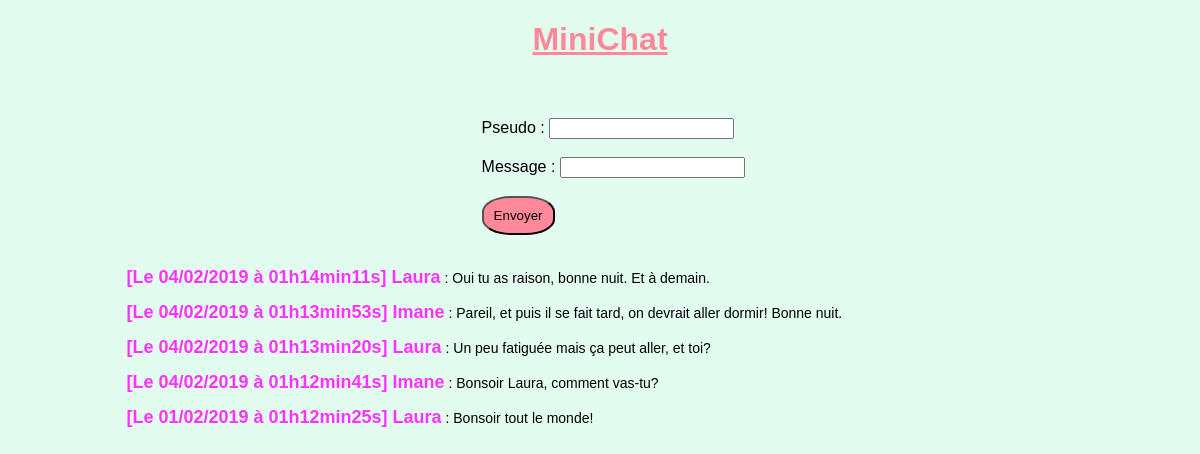
The app's page /tp2_minichat/minichat.php with its own data.
### tables this page shows
CREATE TABLE IF NOT EXISTS `minichat` (
  `ID` int(11) NOT NULL AUTO_INCREMENT,
  `pseudo` varchar(255) NOT NULL,
  `message` varchar(255) NOT NULL,
  `date_creation` datetime NOT NULL,
  PRIMARY KEY (`ID`)
);

### tp2_minichat/minichat.php (the view, shortened to what this page needs)
<!DOCTYPE html>
<html lang="en" dir="ltr">
  <head>
    <link rel="stylesheet" href="style.css">
  </head>
  <body>
    <main>
    <h1>MiniChat</h1>
    <form action="minichat_post.php" method="post">
      <?php
        if(isset($_SESSION['pseudo'])) {
          echo '<label for="pseudo">Pseudo</label> : <input type="text" name="pseudo" value="' . htmlspecialchars($_SESSION['pseudo']) . '" required><br><br>';
        }
        else {
          echo '<label for="pseudo">Pseudo</label> : <input type="text" name="pseudo" required><br><br>';
        }
        ?>
      <label for="message">Message</label> : <input type="textarea" name="message" required><br><br>
      <button  type="submit" name="envoyer">Envoyer</button><br><br>
    </form>
    <?php
    try{
      $bdd = new PDO('mysql:host=localhost;dbname=tp;charset=utf8','root','',array(PDO::ATTR_ERRMODE => PDO::ERRMODE_EXCEPTION));
    }catch(Exception $e)
    {
      die('Erreur ' . $e ->getMessage());
    }
    $req = $bdd ->query('SELECT pseudo, message, DATE_FORMAT(date_creation, \'Le %d/%m/%Y à %Hh%imin%ss\') AS date_creation_fr FROM minichat ORDER BY ID desc');
    while ( $data=$req->fetch() ) {
      echo '<p> <strong>[' . htmlspecialchars($data['date_creation_fr']) . '] ' . htmlspecialchars($data['pseudo']) . '</strong> : ' . htmlspecialchars($data['message']) . '<br> </p>';
    }
     ?>
   </main>
  </body>
</html>

### tp2_minichat/style.css (style rules this page uses)
body { background: #e2fcef; font-family : Arial; }
h1 { text-align:center; text-decoration: underline; color:#f89; }
form { margin-top: 5%; margin-left: 40%; }
p { margin-left: 10%; margin-right: 10%; font-size: 14px; }
button { padding:10px; background-color:#f89; border-radius: 40%; }
strong { font-size: 18px; color:#f3f; }

### records on screen
minichat: date_creation_fr "Le 04/02/2019 à 01h14min11s", pseudo "Laura", message "Oui tu as raison, bonne nuit. Et à demain."
minichat: date_creation_fr "Le 04/02/2019 à 01h13min53s", pseudo "Imane", message "Pareil, et puis il se fait tard, on devrait aller dormir! Bonne nuit."
minichat: date_creation_fr "Le 04/02/2019 à 01h13min20s", pseudo "Laura", message "Un peu fatiguée mais ça peut aller, et toi?"
minichat: date_creation_fr "Le 04/02/2019 à 01h12min41s", pseudo "Imane", message "Bonsoir Laura, comment vas-tu?"
minichat: date_creation_fr "Le 01/02/2019 à 01h12min25s", pseudo "Laura", message "Bonsoir tout le monde!"
